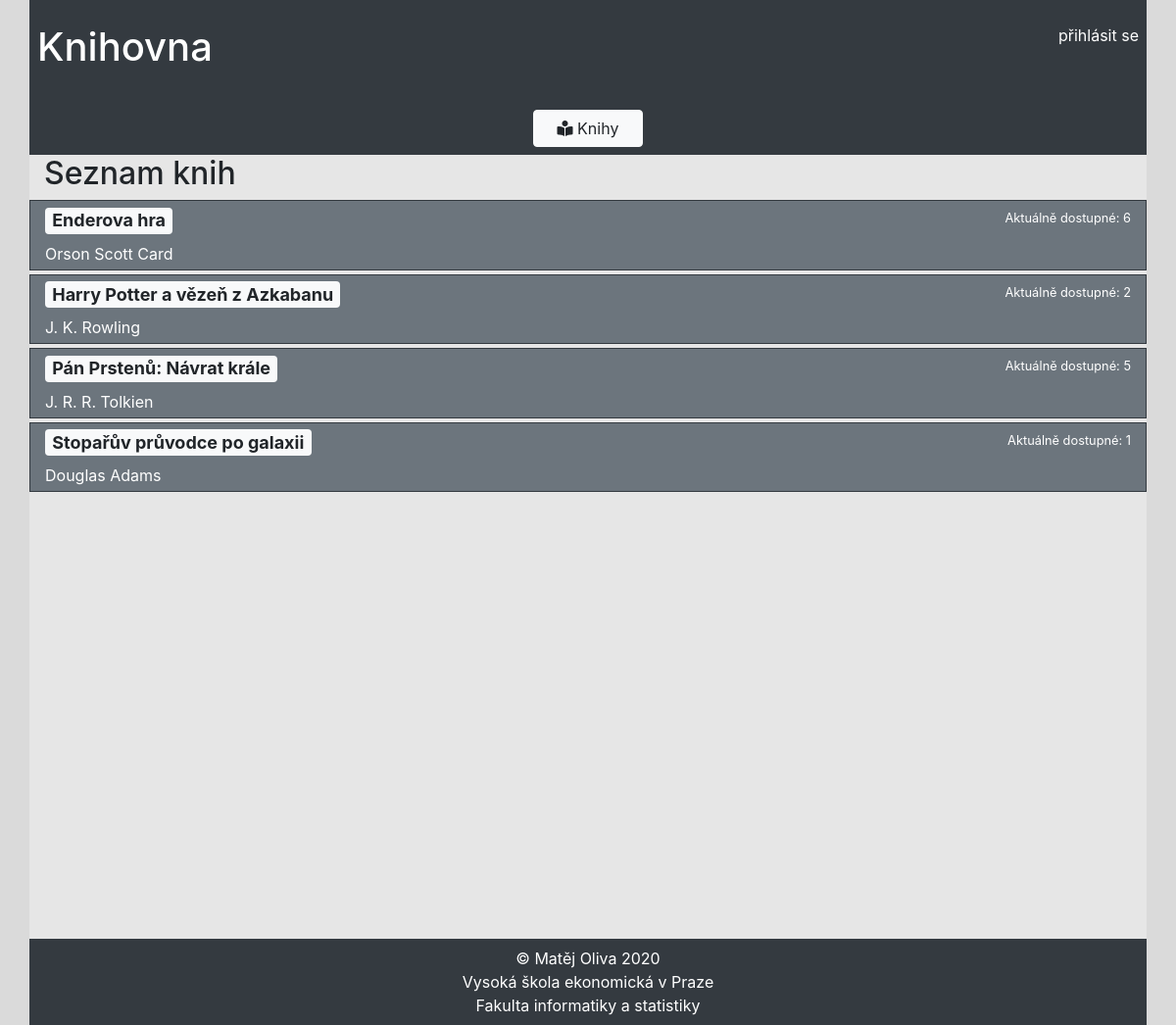
/book_list.php, run on the app's committed database.
### tables this page shows
CREATE TABLE `library_books` (
  `book_id` int(11) NOT NULL,
  `name` varchar(50) NOT NULL,
  `author` varchar(50) NOT NULL,
  `max_stock` int(11) NOT NULL,
  `borrowed` int(11) NOT NULL DEFAULT 0,
  `description` text NOT NULL
);

### book_list.php (the view, shortened to what this page needs)
<?php
    require_once 'include/user.php';
    $query = $db->prepare(
        'SELECT library_books.*, library_books.book_id AS bookID, library_books.name AS bookName, library_books.author AS bookAuthor, library_books.max_stock AS bookMax, library_books.borrowed AS bookLoaned, library_books.description AS bookDescr
        FROM library_books
        ORDER BY library_books.name ASC');
    $query->execute();
    $book_list = $query->fetchAll(PDO::FETCH_ASSOC);
    include 'include/header.php';
?>
        <h2 class="col">Seznam knih</h2>
        <div class="col w-100 px-0">
        <?
        foreach($book_list as $book){
            $availableBooks = $book['bookMax'] - $book['bookLoaned'];
            echo '<article class="col border border-dark my-1 py-1 w-100 bg-secondary text-white">';
            echo '  <div class="row">';
            echo '      <div class="col">';
            echo '          <h4><a href="./book_detail.php?bookID='.$book['bookID'].'" class="badge badge-light no_underline">'.htmlspecialchars($book['bookName']).'</a></h4>';
            echo '          <div>'.nl2br(htmlspecialchars($book['bookAuthor'])).'</div>';
            echo '      </div>';
            echo '      <div class="col text-right">';
            echo '          <div class="small text-white mt-1">'.'Aktuálně&nbsp;dostupné:&nbsp;'.$availableBooks.'</div>';
            echo '      </div>';
            echo '  </div>';
            echo '  </article>';
        }
        echo '</div>';
        ?>
<?php
    include 'include/footer.php';
?>

### assets/css/main.css (style rules this page uses)
* { box-sizing: border-box; }
html, body { background-color: rgb(218, 218, 218); height: 100%; }

### data on the page
library_books: name "Enderova hra", author "Orson Scott Card", max_stock "6"
library_books: name "Harry Potter a vězeň z Azkabanu", author "J. K. Rowling", borrowed "2"
library_books: name "Pán Prstenů: Návrat krále", author "J. R. R. Tolkien", max_stock "5"
library_books: name "Stopařův průvodce po galaxii", author "Douglas Adams", availableBooks "1"
